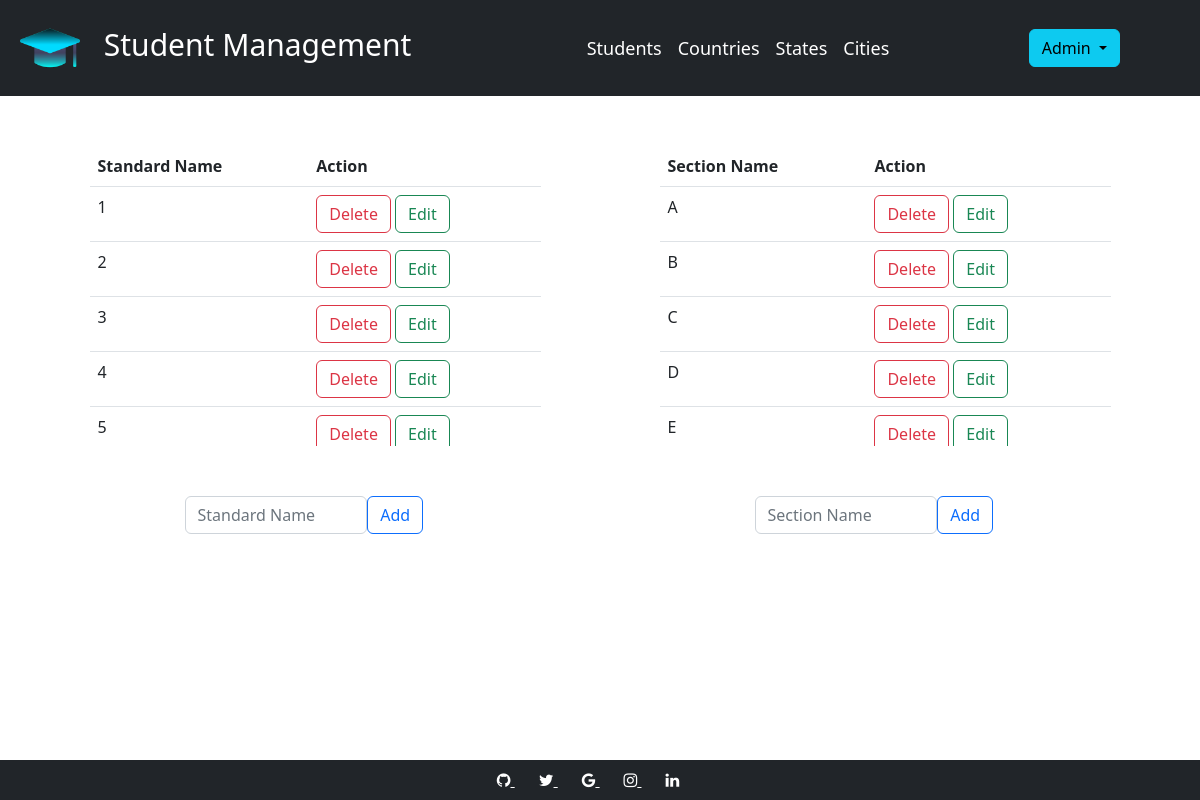
Screenshot of /standard_section (signed in) with the database file from the repository.
### models.py (models this page shows, shortened)
class Standard(db.Model):
    __tablename__ = "standard"
    id = db.Column(db.Integer, primary_key=True)
    standard_name = db.Column(db.String(100))

class Section(db.Model):
    __tablename__ = "section"
    id = db.Column(db.Integer, primary_key=True)
    section_name = db.Column(db.String(100))

### app.py (the view)
@app.route('/standard_section', methods=['GET', 'POST'])
def standard_section():
    if 'username' in session:
        return render_template(templates.add_standard_section, standards=Standard.query.all(),
                               sections=Section.query.all())
    return render_template(templates.login)

### templates/add_standard_section.html (shortened to what this page needs)
{% extends 'skel.html' %}
{% block content %}
<div class="container" style="margin-top:50px">
    <div class="row">
        <div class="col-5 mx-auto scroll">
            <table class="table table-hover">
                <thead>
                <tr>
                    <th>Standard Name</th>
                    <th>Action</th>
                </tr>
                </thead>
                <tbody>
                {% for standard in standards %}
                <tr>
                    <td>{{ standard.standard_name }}</td>
                    <td>
                        <button type="button" class="btn btn-outline-danger"
                                onclick="location.href='{{url_for('del_standard', standard_id = standard.id)}}'">Delete
                        </button>
                        <button type="button" class="btn btn-outline-success"
                                onclick="location.href='{{url_for('update_standard', standard_id = standard.id)}}'">Edit
                        </button>
                    </td>
                </tr>
                {% endfor %}
                </tbody>
            </table>
        </div>
        <div class="col-5 mx-auto scroll">
            <table class="table table-hover">
                <thead>
                <tr>
                    <th>Section Name</th>
                    <th>Action</th>
                </tr>
                </thead>
                <tbody>
                {% for section in sections %}
                <tr>
                    <td>{{ section.section_name }}</td>
                    <td>
                        <button type="button" class="btn btn-outline-danger"
                                onclick="location.href='{{url_for('del_section', section_id = section.id)}}'">Delete
                        </button>
                        <button type="button" class="btn btn-outline-success"
                                onclick="location.href='{{url_for('update_section', section_id = section.id)}}'">Edit
                        </button>
                    </td>
                </tr>
                {% endfor %}
                </tbody>
            </table>
        </div>
    </div>
    <div class="row">
        <div class="col-3 mx-auto" style="margin-top:50px">
            <form action="{{url_for('add_standard')}}" method="POST">
                <div style="float:left; width:70%">
                    <input type="text" class="form-control" placeholder="Standard Name" name="standard_name" required>
                </div>
                <div class="d-grid gap-2 col-3 mx-auto" style="float:left; width:20%">
                    <button type="submit" class="btn btn-outline-primary">Add</button>
                </div>
            </form>
        </div>
        <div class="col-3 mx-auto" style="margin-top:50px">
            <form action="{{url_for('add_section')}}" method="POST">
                <div style="float:left; width:70%">
                    <input type="text" class="form-control" placeholder="Section Name" name="section_name" required>
                </div>
                <div style="float:left; width:20%">
                    <button type="submit" class="btn btn-outline-primary">Add</button>
                </div>
            </form>
        </div>
    </div>
</div>
<br>
<br>
{% include 'footer.html' %}
{% endblock %}

### static/light.css (style rules this page uses)
.scroll { overflow:hidden; height: 300px; }

### static/dark.css (style rules this page uses)
.scroll { overflow:hidden; height: 300px; }

### rows the page displays
Standard: standard_name "1"
Standard: standard_name "2"
Standard: standard_name "3"
Standard: standard_name "4"
Standard: standard_name "5"
Section: section_name "A"
Section: section_name "B"
Section: section_name "C"
Section: section_name "D"
Section: section_name "E"

### other values shown
{{ session.username.capitalize() }} "Admin"
